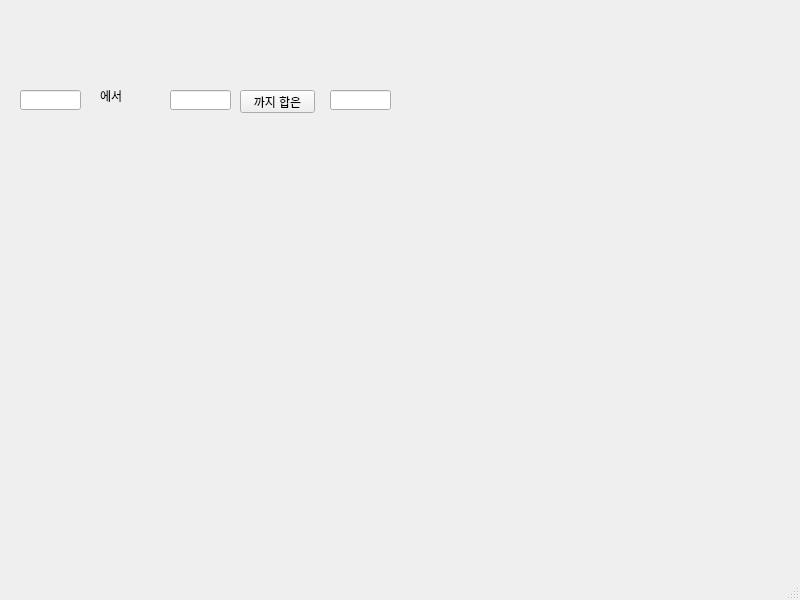
<?xml version="1.0" encoding="UTF-8"?>
<ui version="4.0">
 <class>MainWindow</class>
 <widget class="QMainWindow" name="MainWindow">
  <property name="geometry">
   <rect>
    <x>0</x>
    <y>0</y>
    <width>800</width>
    <height>600</height>
   </rect>
  </property>
  <property name="windowTitle">
   <string>MainWindow</string>
  </property>
  <widget class="QWidget" name="centralwidget">
   <widget class="QLabel" name="lbl">
    <property name="geometry">
     <rect>
      <x>100</x>
      <y>90</y>
      <width>56</width>
      <height>12</height>
     </rect>
    </property>
    <property name="frameShape">
     <enum>QFrame::NoFrame</enum>
    </property>
    <property name="text">
     <string>에서</string>
    </property>
   </widget>
   <widget class="QLineEdit" name="le1">
    <property name="geometry">
     <rect>
      <x>20</x>
      <y>90</y>
      <width>61</width>
      <height>20</height>
     </rect>
    </property>
   </widget>
   <widget class="QLineEdit" name="le2">
    <property name="geometry">
     <rect>
      <x>170</x>
      <y>90</y>
      <width>61</width>
      <height>20</height>
     </rect>
    </property>
   </widget>
   <widget class="QLineEdit" name="le3">
    <property name="geometry">
     <rect>
      <x>330</x>
      <y>90</y>
      <width>61</width>
      <height>20</height>
     </rect>
    </property>
   </widget>
   <widget class="QPushButton" name="pb">
    <property name="geometry">
     <rect>
      <x>240</x>
      <y>90</y>
      <width>75</width>
      <height>23</height>
     </rect>
    </property>
    <property name="text">
     <string>까지 합은</string>
    </property>
   </widget>
  </widget>
  <widget class="QMenuBar" name="menubar">
   <property name="geometry">
    <rect>
     <x>0</x>
     <y>0</y>
     <width>800</width>
     <height>21</height>
    </rect>
   </property>
  </widget>
  <widget class="QStatusBar" name="statusbar"/>
 </widget>
 <resources/>
 <connections/>
</ui>
